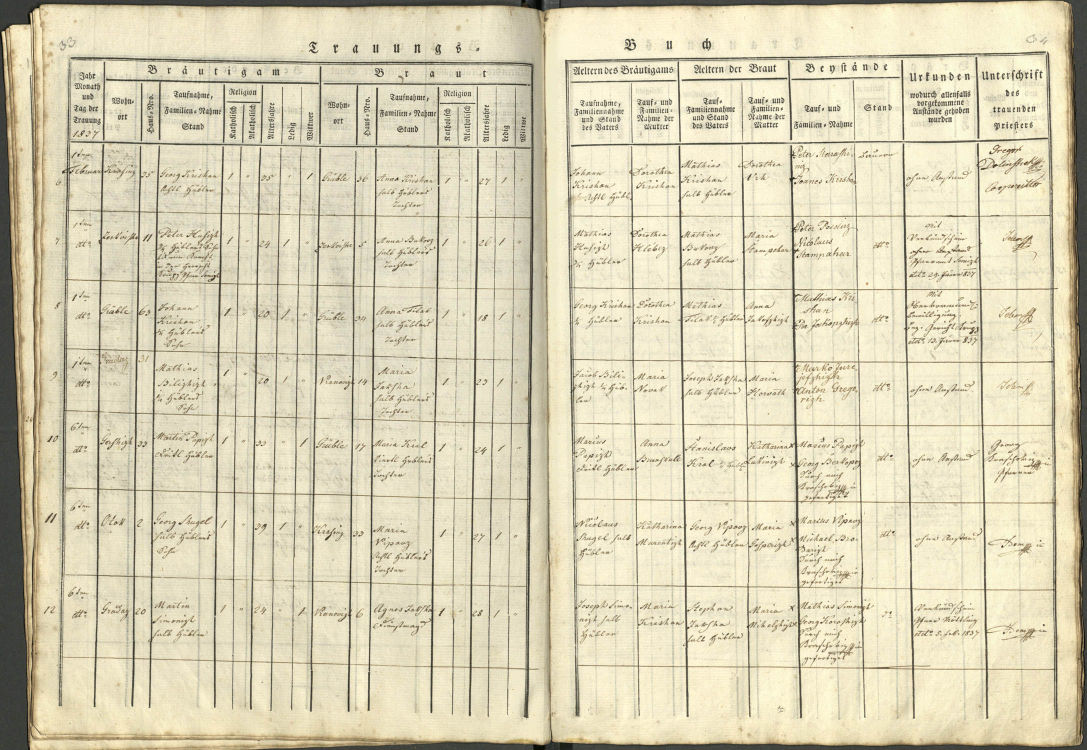
#> input picture research/issue17/p261-work/s18.jpg, 2173 x 1500 px, found by its file name (shown at 1/2 size)
$ python p262_zoom2.py
#> lines starting #> are read from the running program, lines starting #| are printed output that depends on the picture
from PIL import Image
im = Image.open("research/issue17/p261-work/s18.jpg")
#> im is the input picture: PIL image 2173x1500 RGB; mean R, G, B 216.8, 209.1, 181.1
out="research/issue17/p262-work/"
for k,(x0,y0,x1,y1,s) in {
 "z6_date": (95,300,360,390, 8),
 "z7_date": (95,455,360,545, 8),
 "z6_beystand": (1490,290,1900,400, 5),
 "z6_sig": (1930,290,2115,420, 6),
}.items():
    c=im.crop((x0,y0,x1,y1)); c=c.resize((int(c.width*s),int(c.height*s)), Image.LANCZOS); c.save(out+k+".png")
#> this loop made 4 passes
#> pass 1, `c = im.crop((x0, y0, x1, y1))`:
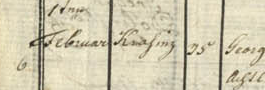
#> c: PIL image 265x90 RGB; mean R, G, B 209.6, 202.4, 176.4
#> pass 1, `c = c.resize((int(c.width * s), int(c.height * s)), Image.LANCZOS)`:
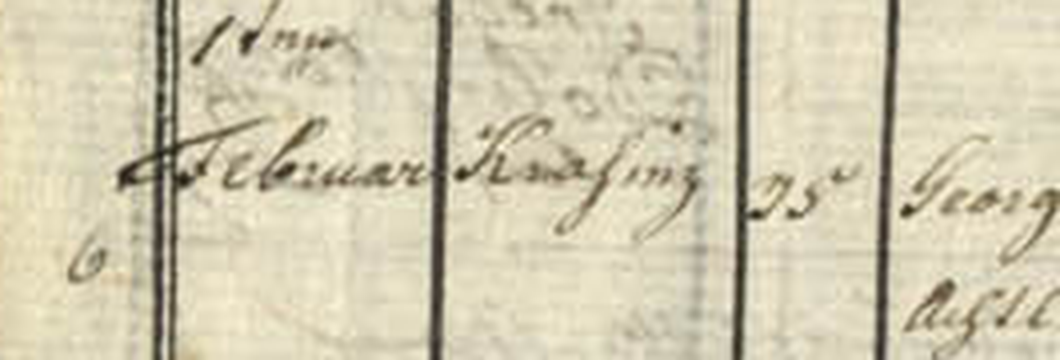
#> c: PIL image 2120x720 RGB (shown at 1/2 size); mean R, G, B 209.6, 202.4, 176.4
#> pass 2, `c = im.crop((x0, y0, x1, y1))`:
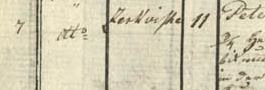
#> c: PIL image 265x90 RGB; mean R, G, B 210.6, 203.7, 178
#> pass 2, `c = c.resize((int(c.width * s), int(c.height * s)), Image.LANCZOS)`:
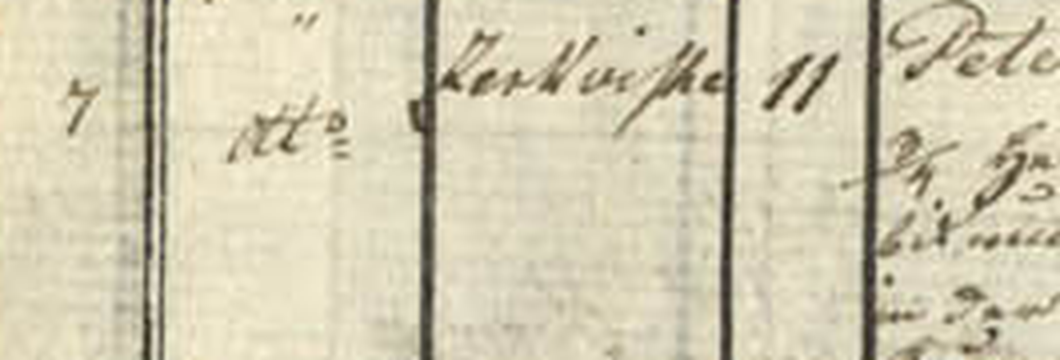
#> c: PIL image 2120x720 RGB (shown at 1/2 size); mean R, G, B 210.6, 203.7, 178
#> after the loop:
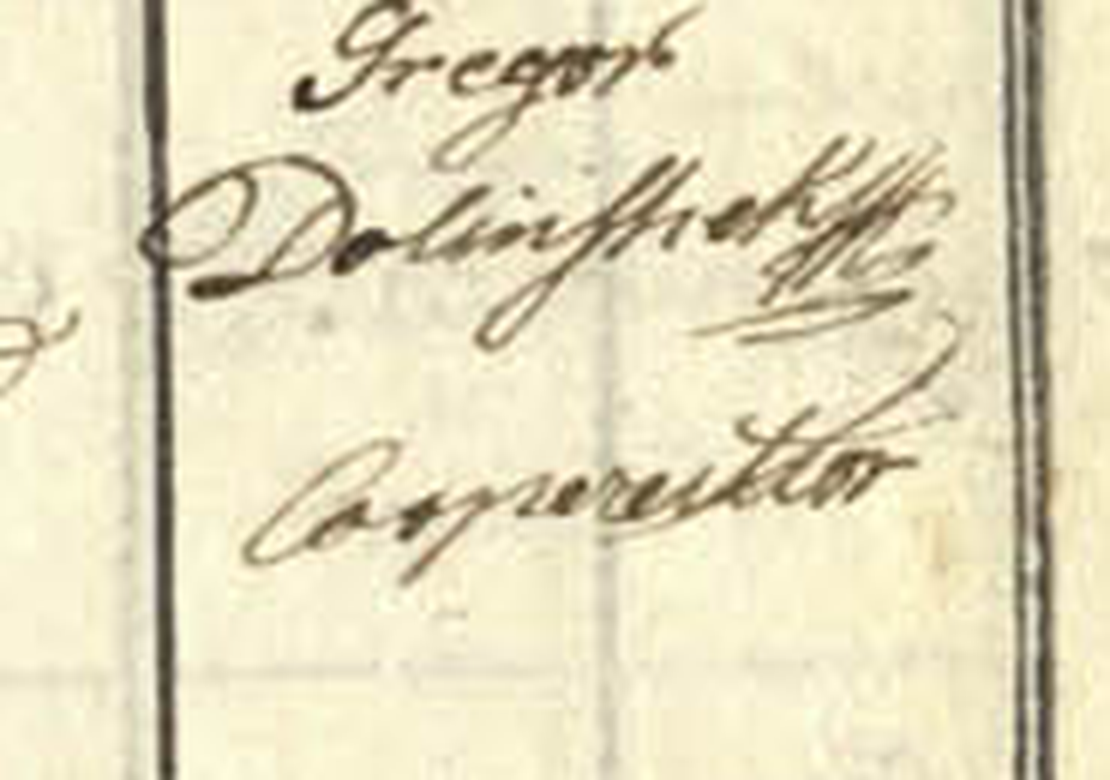
#> c: PIL image 1110x780 RGB; mean R, G, B 227.7, 219.7, 188.9
print("ok")

$ run again, with research/issue17/p261-work/s17.jpg copied over research/issue17/p261-work/s18.jpg
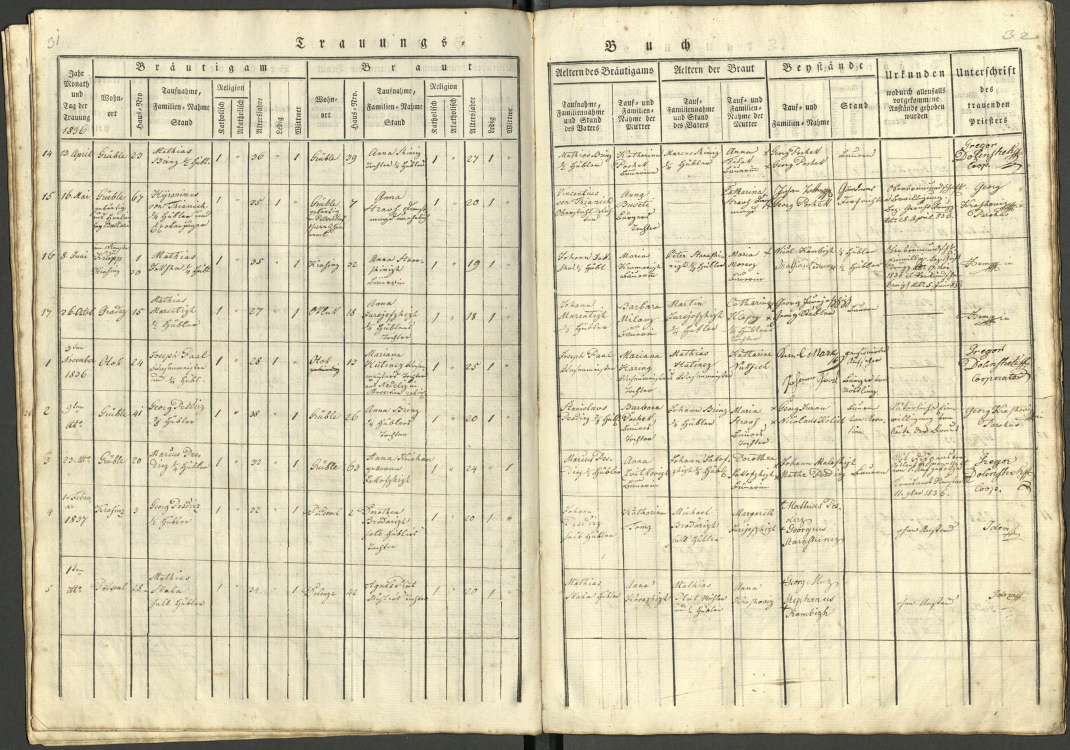
#> input picture research/issue17/p261-work/s17.jpg, 2139 x 1500 px, found by its file name (shown at 1/2 size)
#> im is the input picture: PIL image 2139x1500 RGB; mean R, G, B 213, 205, 176.9
#> the loop `for k,(x0,y0,x1,y1,s) in { "z6_date": (95,300,360,390, 8), "z7_date": ..` made 4 passes
#> pass 1, `c = c.resize((int(c.width * s), int(c.height * s)), Image.LANCZOS)`:
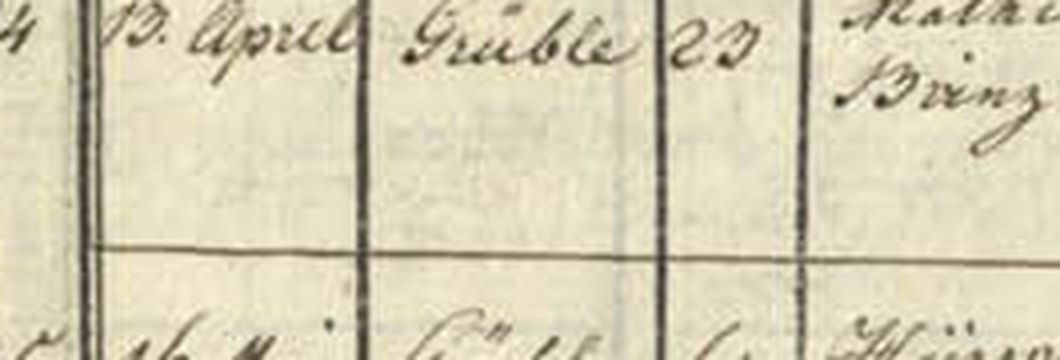
#> c: PIL image 2120x720 RGB (shown at 1/2 size); mean R, G, B 214.7, 207.3, 180.6
#> after the loop `for k,(x0,y0,x1,y1,s) in {`:
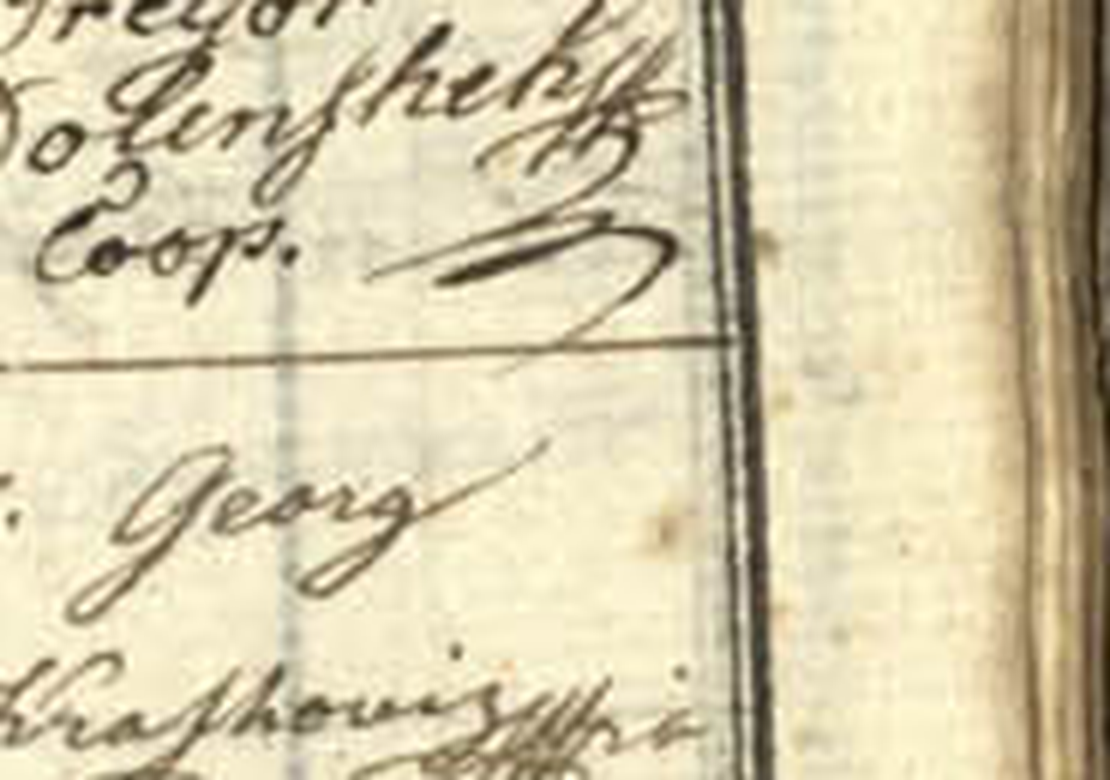
#> c: PIL image 1110x780 RGB; mean R, G, B 213, 202.4, 170.4

$ run again, with research/issue17/p261-work/s17_sliceA_L.png saved as research/issue17/p261-work/s18.jpg
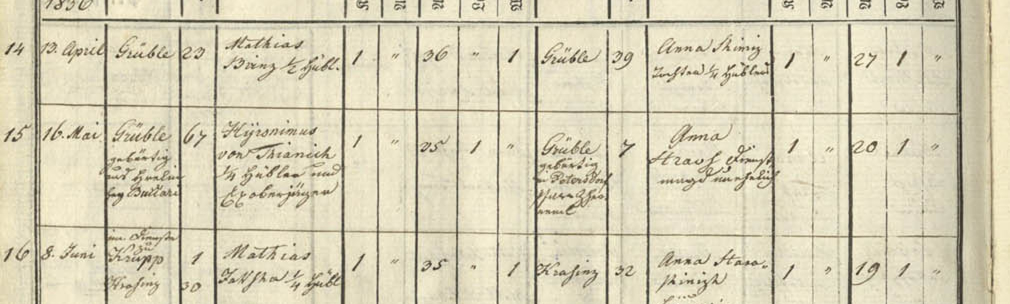
#> input picture research/issue17/p261-work/s17_sliceA_L.png, 2020 x 608 px, found by its file name (shown at 1/2 size)
#> im is the input picture: PIL image 2020x608 RGB; mean R, G, B 215.9, 208.9, 182.7
#> the loop `for k,(x0,y0,x1,y1,s) in { "z6_date": (95,300,360,390, 8), "z7_date": ..` made 4 passes
#> pass 1, `c = im.crop((x0, y0, x1, y1))`:
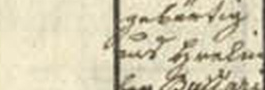
#> c: PIL image 265x90 RGB; mean R, G, B 213, 205.2, 178.2
#> after the loop `for k,(x0,y0,x1,y1,s) in {`:
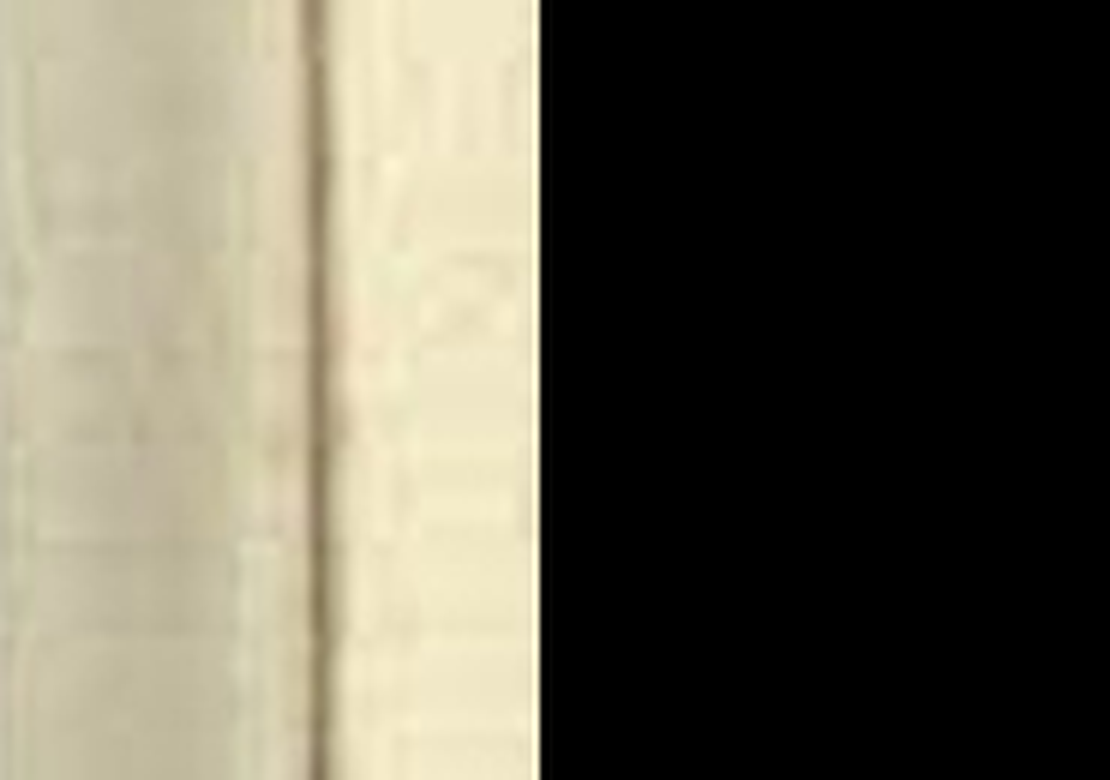
#> c: PIL image 1110x780 RGB; mean R, G, B 104.2, 100, 84.9

$ run again, with research/issue17/p261-work/s17_sliceA_R.png saved as research/issue17/p261-work/s18.jpg
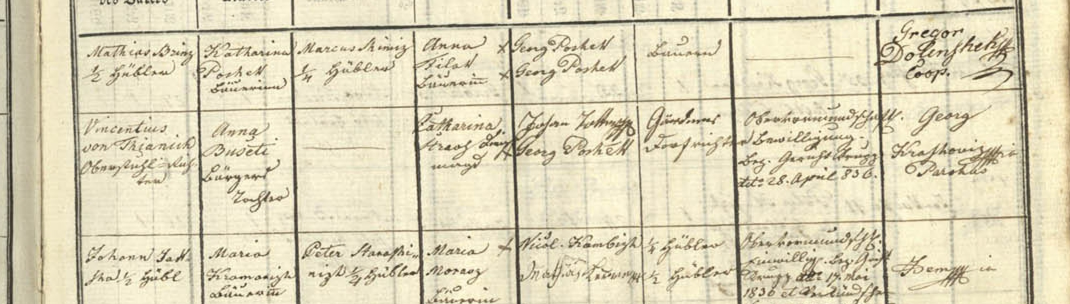
#> input picture research/issue17/p261-work/s17_sliceA_R.png, 2140 x 608 px, found by its file name (shown at 1/2 size)
#> im is the input picture: PIL image 2140x608 RGB; mean R, G, B 221.3, 213.3, 184.8
#> the loop `for k,(x0,y0,x1,y1,s) in { "z6_date": (95,300,360,390, 8), "z7_date": ..` made 4 passes
#> pass 1, `c = im.crop((x0, y0, x1, y1))`:
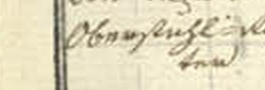
#> c: PIL image 265x90 RGB; mean R, G, B 225.2, 217.4, 189
#> after the loop `for k,(x0,y0,x1,y1,s) in {`:
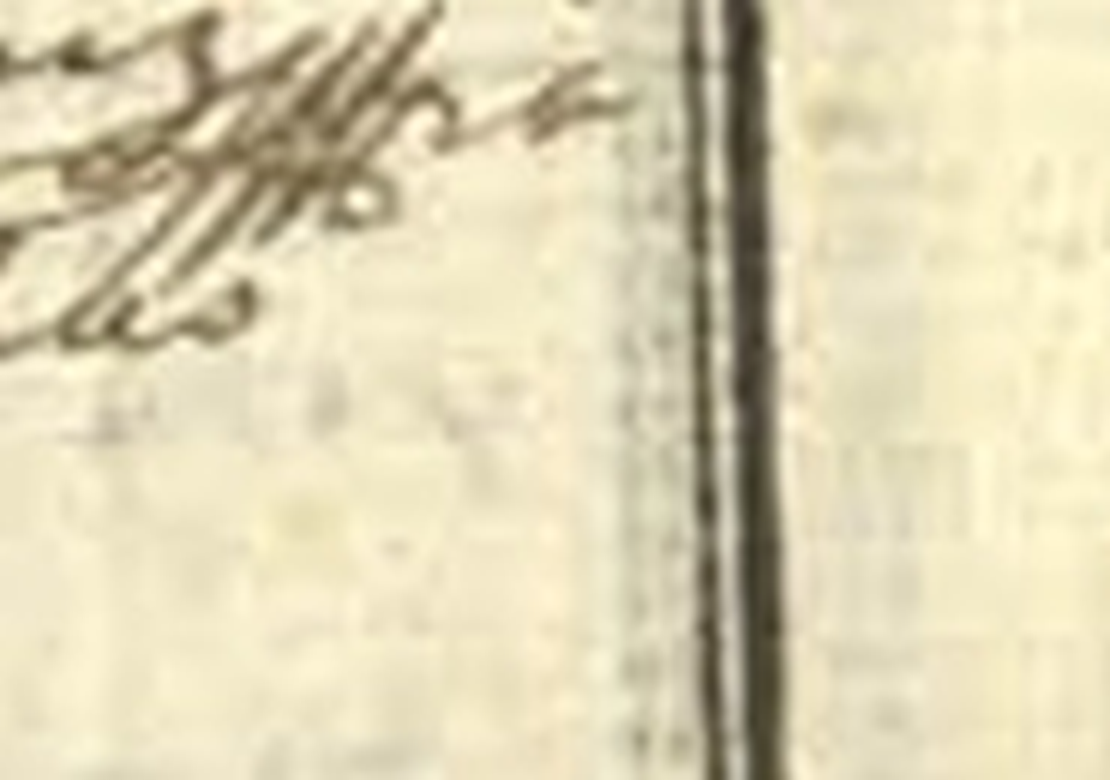
#> c: PIL image 1110x780 RGB; mean R, G, B 221.3, 212.3, 180.4
